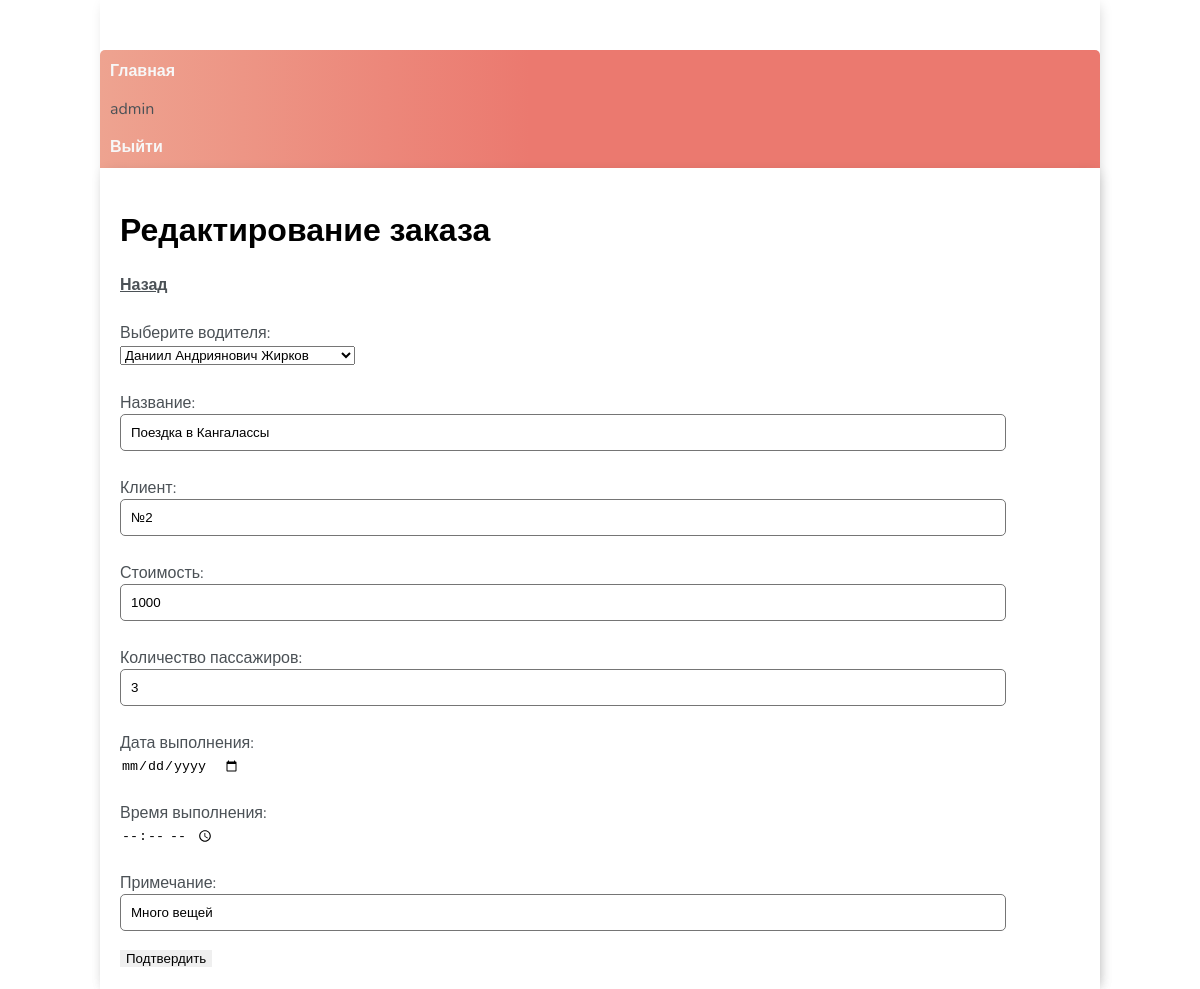
Screenshot of /task-update/2/ (signed in) with the database file from the repository.
### record_transport/models.py (models this page shows, shortened)
class User(AbstractUser):
    middle_name = models.CharField(max_length=50, blank=True, null=True)
    birthday = models.DateField(null=True, blank=True)
    is_staff = models.BooleanField(default=False, verbose_name='Администратор')
    number = models.CharField(max_length=20)
    address = models.CharField(max_length=100)
    def __str__(self):
        return self.username

class Task(models.Model):
    driver = models.ForeignKey(Driver, on_delete=models.CASCADE, null=True,blank=True)
    title = models.CharField(max_length=200)
    client = models.CharField(max_length=100)
    price = models.CharField(max_length=20)
    people = models.IntegerField(null=True)
    description = models.TextField(null=True, blank=True)
    complete = models.BooleanField(default=False, blank=True, null=True)
    created = models.DateTimeField(auto_now_add=True)
    date = models.DateField(null=True)
    time = models.TimeField(null=True)
    distance = models.FloatField(null=True, blank=True)
    fuel_before = models.FloatField(null=True, blank=True)
    fuel_after = models.FloatField(null=True, blank=True)

### record_transport/views.py (the view)
# urls.py: path('task-update/<int:pk>/', TaskUpdateView.as_view(), name='task-update'),
class TaskUpdateView(LoginRequiredMixin, UpdateView):
    model = Task
    form_class = TaskForm
    template_name = 'record_transport/task_update.html'
    success_url = reverse_lazy('tasks')
    def get_form_kwargs(self):
        kwargs = super().get_form_kwargs()
        kwargs['user'] = self.request.user
        return kwargs

### record_transport/models.py (called while the page is built)
    def __str__(self):
        return self.first_name+' '+self.middle_name+' '+self.last_name

### record_transport/templates/record_transport/task_update.html (shortened to what this page needs)
{% extends 'record_transport/main.html' %}
{% block content %}
<div class="card-body">
    <h1>Редактирование заказа</h1>
<form method="POST" action="" >
    <a href="{% url 'tasks' %}">Назад</a>
    {{form.as_p}}
    <input type="submit" value="Подтвердить">
</form>
</div>
{% endblock content %}

### record_transport/templates/record_transport/main.html (shortened to what this page needs)
<!DOCTYPE html>
<html lang="en">
<head>
</head>
<body class='container'>
    <div class='header-bar'>
        <nav>
            <a href="{% url 'home' %}">Главная</a>
            {% if request.user.is_authenticated %}
                <p>{{ request.user }}</p>
                <a href="{% url 'logout' %}">Выйти</a>
            {%else%}
                <a href="{% url 'login' %}">Войти</a>
            {%endif%}
        </nav>
    </div>
    <div class="container">
        {% block content %}
        {% endblock content %}
    </div>
</body>
</html>

### record_transport/templates/record_transport/main.html (style rules this page uses)
body { background-color: #FAFAFA; font-family: 'Nunito', sans-serif; padding-top: 50px; }
h1, h2, h3, h4, h5, h6, { font-family: 'Raleway', sans-serif; }
a, p { color: #4b5156 }
a { font-weight: 600; }
.container { max-width: 1000px; margin: auto; background-color: #fff; -webkit-box-shadow: 2px 2px 13px -4px rgba(0, 0, 0, 0.21); box-shadow: 2px 2px 13px -4px rgba(0, 0, 0, 0.21); }
input { outline: none; border: none; }
.header-bar { display: flex; justify-content: space-between; color: #fff; padding: 10px; border-radius: 5px 5px 0 0; background: linear-gradient(90deg, #EEA390 0%, #EB796F 43%, #EB796F 100%); }
.header-bar a { color: rgb(247, 247, 247); text-decoration: none; }
input[type=text], input[type=password], textarea { border: 1px solid #757575; border-radius: 5px; padding: 10px; width: 90%; }
label { padding-top: 10px !important; display: block; }
::placeholder { font-weight: 300; opacity: 0.5; }
.card-body { padding: 20px; }

### rows the page displays
User: user "admin"
Task: driver "Даниил Андриянович Жирков", title "Поездка в Кангалассы", client "№2", price "1000", people "3", description "Много вещей"
